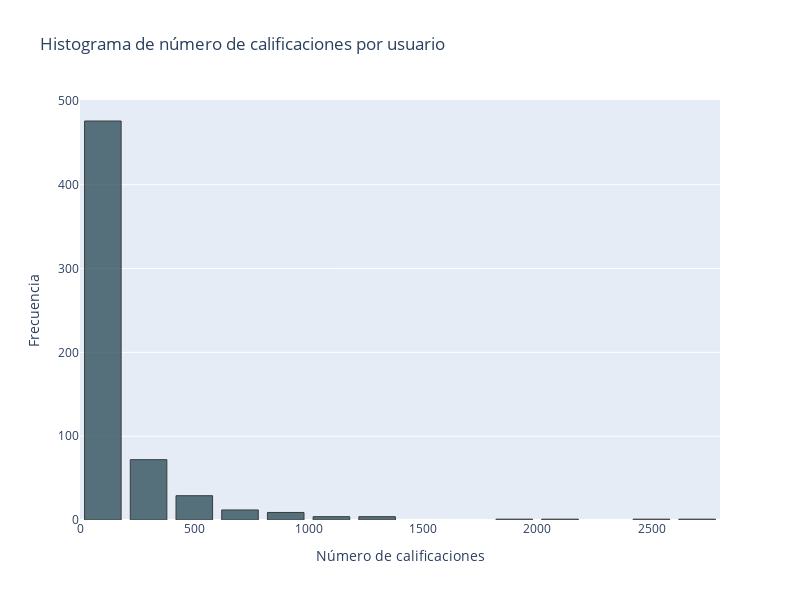

Source (notebook cell):
### Code cell
fn.plot_histogram(rating_users, 'cnt_rat', bins=20, color='#264653')

### Figure 1 — Plotly figure (JSON) as saved in the notebook; plotly's stock layout.template omitted (floating-point values rounded to 4 significant figures; data arrays with more than 128 entries replaced by an {"elided": "..."} marker saying what was removed)
{"data": [{"marker": {"color": "#264653", "line": {"color": "black", "width": 1}}, "nbinsx": 20, "opacity": 0.75, "type": "histogram", "x": {"elided": "610 int values"}}], "layout": {"bargap": 0.2, "height": 600, "title": {"text": "Histograma de número de calificaciones por usuario"}, "width": 800, "xaxis": {"title": {"text": "Número de calificaciones"}}, "yaxis": {"title": {"text": "Frecuencia"}}}}
